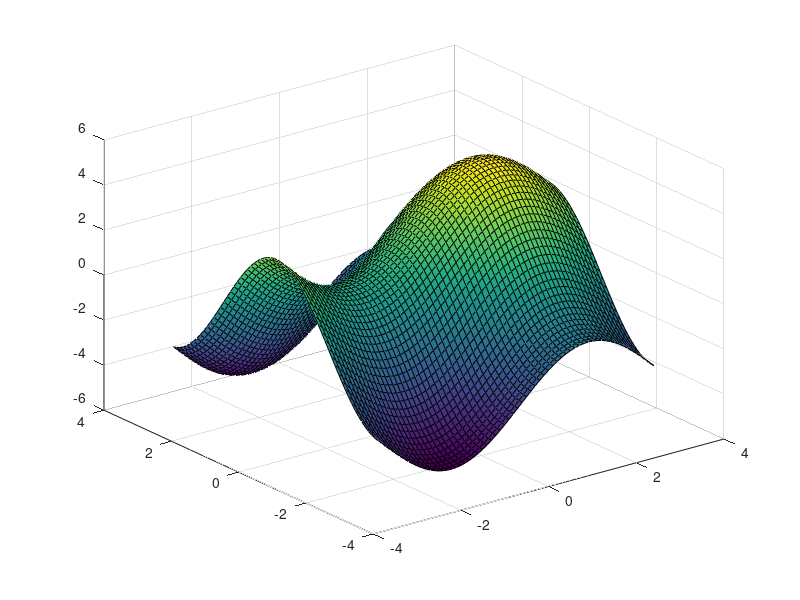

This figure's MATLAB source: (Note: this script raises an error after producing the figure.)
clear
clc
close all
res = 0.1;
x = -pi:res:pi;
[X,Y] = meshgrid(x);
Z = 2 * sin(X) + 3 * cos(Y);
figure
surf(X,Y,Z)
X2 = reshape(X,1,[]);
Y2 = reshape(Y,1,[]);
XT =[X2;Y2];
ZT = reshape(Z,1,[]);
net = feedforwardnet([10, 30], 'trainlm');
net = train(net, XT, ZT);
y = net(XT);
ZF =reshape(y,[63,63]);
figure
surf(X,Y,ZF)
figure
surf(X,Y,ZF-Z)